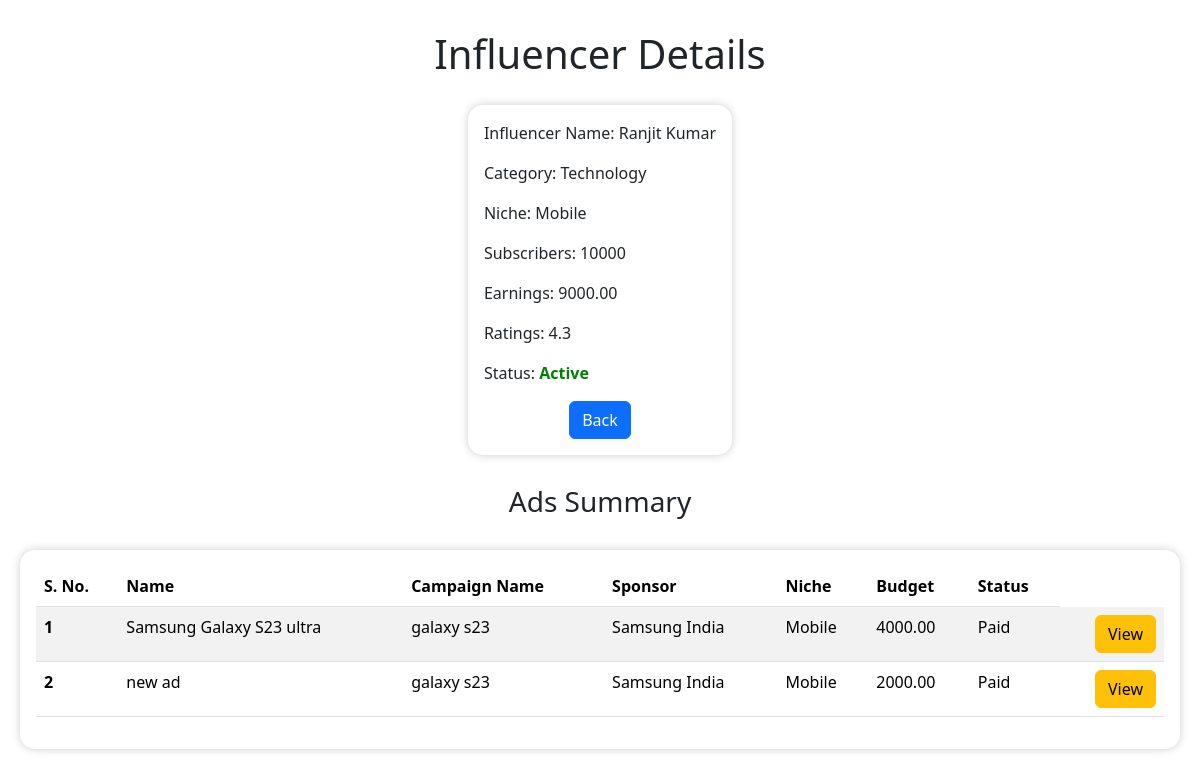
Page /admin/influencers/1 on the committed database.
### backend/models.py (models this page shows)
class Influencer(db.Model):
    influencer_id=db.Column(db.Integer,primary_key=True,autoincrement=True)
    username=db.Column(db.String(),nullable=False,unique=True)
    password=db.Column(db.String(),nullable=False)
    f_name=db.Column(db.String(),nullable=False)
    l_name=db.Column(db.String(),nullable=False)
    earnings=db.Column(db.Numeric(10, 2),nullable=False,default=0)
    rating=db.Column(db.Numeric(3, 2),nullable=False,default=None)
    flagged=db.Column(db.Integer,nullable=False,default=0)
    admin_id=db.Column(db.Integer,db.ForeignKey('admin.admin_id'),nullable=False,default=1)
    category_id=db.Column(db.String(),db.ForeignKey("category.cat_id"),nullable=False)
    niche_id=db.Column(db.String(),db.ForeignKey("niche.niche_id"),nullable=False)
    social_media=db.Column(db.String(),nullable=False)
    subs=db.Column(db.Integer,nullable=False)
    category=db.relationship('Category', back_populates='influencers')
    niche = db.relationship('Niche', back_populates='influencers')
    admin=db.relationship('Admin', back_populates='influencers')
    ads=db.relationship('Adrequest',back_populates='influencers')

class Category(db.Model):
    cat_id=db.Column(db.Integer,primary_key=True,autoincrement=True)
    name=db.Column(db.String(), nullable=False,unique=True)
    campaigns=db.relationship('Campaign',back_populates='categories')
    influencers = db.relationship('Influencer', back_populates='category')
    niches= db.relationship('Niche', back_populates='category')

class Niche(db.Model):
    niche_id=db.Column(db.Integer,primary_key=True,autoincrement=True)
    name=db.Column(db.String(), nullable=False,unique=True)
    cat_id=db.Column(db.Integer,db.ForeignKey("category.cat_id"),nullable=False)
    influencers = db.relationship('Influencer', back_populates='niche')
    adrequests=db.relationship('Adrequest',back_populates='niche')
    category=db.relationship('Category', back_populates='niches')

class Adrequest(db.Model):
    ad_id=db.Column(db.Integer,primary_key=True,autoincrement=True)
    campaign_id=db.Column(db.Integer,db.ForeignKey("campaign.campaign_id"),nullable=False)
    influencer_id=db.Column(db.Integer,db.ForeignKey("influencer.influencer_id"),nullable=False)
    name=db.Column(db.String(), nullable=False,unique=True)
    content=db.Column(db.String(), nullable=False)
    niche_id=db.Column(db.String(),db.ForeignKey("niche.niche_id"),nullable=False)
    status=db.Column(db.String(), nullable=False,default='pending')
    budget = db.Column(db.Numeric(10, 2), nullable=False)
    negotiate_budget=db.Column(db.Numeric(10, 2), nullable=False,default=0)
    niche=db.relationship('Niche',back_populates='adrequests')
    campaign=db.relationship('Campaign',back_populates='ads')
    influencers=db.relationship('Influencer',back_populates='ads')

class Campaign(db.Model):
    campaign_id=db.Column(db.Integer,primary_key=True,autoincrement=True)
    sponsor_id=db.Column(db.Integer,db.ForeignKey('sponsor.sponsor_id'),nullable=False)
    admin_id=db.Column(db.Integer,db.ForeignKey('admin.admin_id'),nullable=False,default=1)
    name=db.Column(db.String(),nullable=False,unique=True)
    category_id=db.Column(db.String(),db.ForeignKey("category.cat_id"),nullable=False)
    start_date=db.Column(db.Date,nullable=False)
    end_date = db.Column(db.Date, nullable=False)
    initial_budget=db.Column(db.Numeric(10, 2),nullable=False,default=0)
    budget = db.Column(db.Numeric(10, 2), nullable=False)
    status = db.Column(db.String(), nullable=False,default='active')
    visibility= db.Column(db.String(50),nullable=False)
    goals=db.Column(db.String(),nullable=False)
    flagged=db.Column(db.Integer,nullable=False,default=0)
    categories=db.relationship('Category',back_populates='campaigns')
    sponsors=db.relationship('Sponsor',back_populates='campaigns')
    admin=db.relationship('Admin',back_populates='campaigns')
    ads=db.relationship('Adrequest',back_populates='campaign')

class Sponsor(db.Model):
    sponsor_id=db.Column(db.Integer,primary_key=True,autoincrement=True)
    username=db.Column(db.String(),nullable=False,unique=True)
    password=db.Column(db.String(),nullable=False)
    company_name=db.Column(db.String(),nullable=False,unique=True)
    industry=db.Column(db.String(),nullable=False)
    initial_budget=db.Column(db.Numeric(10, 2),nullable=False,default=0)
    budget=db.Column(db.Numeric(10, 2),nullable=False)
    flagged=db.Column(db.Integer,nullable=False,default=0)
    admin_id=db.Column(db.Integer,db.ForeignKey('admin.admin_id'),nullable=False,default=1)
    campaigns=db.relationship('Campaign',back_populates='sponsors')
    admin=db.relationship('Admin',back_populates='sponsors')

### backend/users.py (the view)
@app.route('/admin/influencers/<int:inf_id>',methods=['GET','POST'])                 #admin finds influencers
def admin_inf(inf_id):
    inf=Influencer.query.filter_by(influencer_id=inf_id).first()
    ads=Adrequest.query.filter_by(influencer_id=inf_id).all()
    if request.method=='POST':
        flag_status=int(request.form.get('flag'))
        inf.flagged=flag_status
        db.session.commit()
        return redirect(url_for('admin_dash'))
    return render_template("admin_influencer.html",inf=inf,ads=ads)

### templates/admin_influencer.html (shortened to what this page needs)
<!DOCTYPE html>
<html lang="en">
<head>
    <link rel="stylesheet" href="/static/style.css">
    <link href="https://cdn.jsdelivr.net/npm/bootstrap@5.3.3/dist/css/bootstrap.min.css" rel="stylesheet">
</head>
<body>
    <h1 id="heading"> Influencer Details</h1>
    <div id="input-form" style="box-shadow: 0 0 10px rgba(0, 0, 0, 0.2);background-color: #fff;border: 0px solid rgb(101, 99, 99); padding: 1rem;border-radius: 15px;">
        <p>Influencer Name: {{inf.f_name}} {{inf.l_name}}</p>
        <p>Category: {{inf.category.name}}</p>
        <p>Niche: {{inf.niche.name}}</p>
        <p>Subscribers: {{inf.subs}}</p>
        <p>Earnings: {{inf.earnings}}</p>
        <p>Ratings: {{inf.rating|round(1)}}</p>
        {%if inf.flagged==1%}
        <p>Status: <b style="color: red;">Flagged</b></p>
        {%else%}
        <p>Status: <b style="color: green;">Active</b></p>
        {%endif%}
        <form action="{{url_for('search_all')}}" method="GET" style="text-align: center;">
            <button class="btn btn-primary" type="submit"> Back</button>
        </form>
    </div>
    {%if ads%}
    <h3 id="heading">Ads Summary </h3>
    <div style="box-shadow: 0 0 10px rgba(0, 0, 0, 0.2);background-color: #fff;border: 0px solid rgb(101, 99, 99); padding: 1rem;border-radius: 15px;">
    <table class="table table-striped">
        <thead>
          <tr>
            <th scope="col">S. No.</th>
            <th scope="col">Name</th>
            <th scope="col">Campaign Name</th>
            <th scope="col">Sponsor</th>
            <th scope="col">Niche</th>
            <th scope="col">Budget</th>
            <th scope="col">Status</th>
          </tr>
        </thead>
        <tbody>
        {%for ad in ads%}
          <tr style="width: auto;">
            <th scope="row">{{loop.index}}</th>
            <td>{{ad.name}}</td>
            <td>{{ad.campaign.name}}</td>
            <td>{{ad.campaign.sponsors.company_name}}</td>
            <td>{{ad.niche.name}}</td>
            <td>{{ad.budget}}</td>
            <td>{{ad.status}}</td>
                <td style="text-align: right"> <button type="button" class="btn btn-warning" data-bs-toggle="modal" data-bs-target="#viewad{{ad.ad_id}}">View</button></td>
          </tr>
          {%endfor%}
        </tbody>
      </table>
    </div>
    {%endif%}
</body>
</html>

### static/style.css (style rules this page uses)
* { margin: 0px; }
#input-form { border: 2px solid rgb(115, 115, 118); width: fit-content; height: auto; margin: auto; margin-top: 10px; border-radius: 20px; margin-bottom: 20px; padding: 2rem ; }
#heading { height: 75px; padding: 10px; text-align: center; margin: 0px }
body { font-family: Arial, sans-serif; background-color: #f4f4f4; margin: 0; padding: 20px; }

### rows in the picture
Influencer: f_name "Ranjit", l_name "Kumar", subs "10000", earnings "9000.00", rating "4.3"
Category: category.name "Technology"
Niche: niche.name "Mobile"
Adrequest: name "Samsung Galaxy S23 ultra", campaign.name "galaxy s23", campaign.sponsors.company_name "Samsung India", niche.name "Mobile", budget "4000.00", status "Paid"
Adrequest: name "new ad", campaign.name "galaxy s23", campaign.sponsors.company_name "Samsung India", niche.name "Mobile", budget "2000.00", status "Paid"
